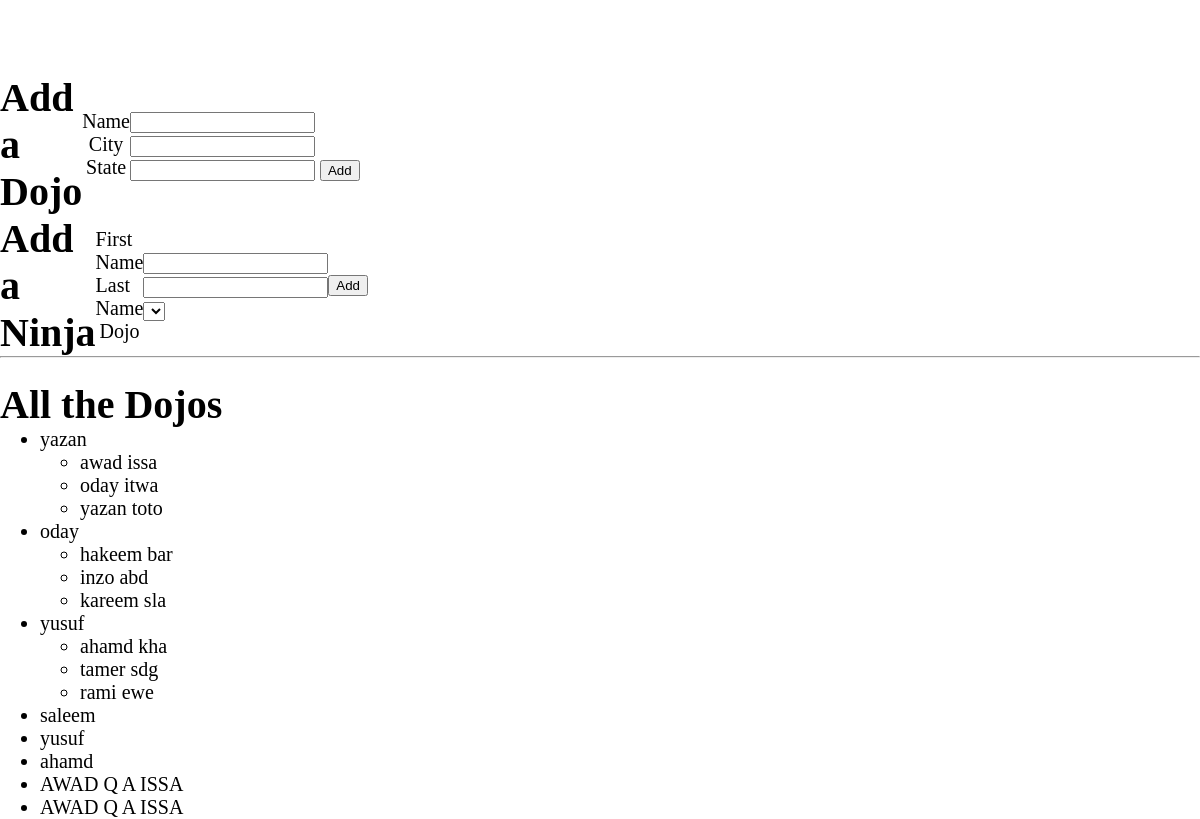
The page / on the database its author committed.
### my_app/models.py (models this page shows)
class dojo(models.Model):
    name = models.CharField(max_length=255)
    city = models.CharField(max_length=255)
    state = models.TextField(max_length=2)

class ninja(models.Model):
    first_name = models.CharField(max_length=255)
    last_name = models.CharField(max_length=255)
    dojo = models.ForeignKey(dojo, related_name="ninjas", on_delete=models.CASCADE)

### my_app/views.py (the view)
# urls.py: path('', views.index),
def index(request):
    context = {
        "dojo_information": models.get_all_dojos(),
        "ninja_information" :models.get_all_ninja()
      }
    return render(request,'index.html',context)

### my_app/models.py (called while the page is built)
def get_all_dojos():
    return dojo.objects.all()

def get_all_ninja():
    return ninja.objects.all()

### my_app/templates/index.html (shortened to what this page needs)
<!DOCTYPE html>
<html lang="en">
  <head>
  </head>
  <body>
    <div class="container">
      <div class="up">
        <div class="leftside">
          <h1>Add a Dojo</h1>
          <div id="label">
            <label for="">Name</label>
            <label for="">City</label>
            <label for="">State</label>
          </div>
          <div id="txt">
            <form action="add_dojo" method="POST">
              <input type="text" name="name" />
              <input type="text" name="city" />
              <input type="text" name="state" />
              <button type="submit" id="btn">Add</button>
            </form>
          </div>
          <br />
        </div>
        <div class="rightside">
          <h1>Add a Ninja</h1>
          <div id="label">
            <label for="">First Name</label>
            <label for="">Last Name</label>
            <label for="">Dojo</label>
          </div>
          <div id="txt">
            <form action="add_ninja" method="POST">
              <input type="text" name="first_name" />
              <input type="text" name="last_name" />
              <select name="dojo_id" id="">
                <option value="{{dojo_id}}">{{dojo.name}}</option>
              </select>
            </form>
          </div>
          <br />
          <button type="submit" id="btn">Add</button>
        </div>
      </div>
      <hr />
      <br />
      <h1>All the Dojos</h1>
      <ul>
        {% for dojo in dojo_information %}
        <li>
          {{ dojo.name }}
          <ul>
            {% for ninja in dojo.ninjas.all %}
            <li>{{ ninja.first_name }} {{ninja.last_name}}</li>
            {% endfor %}
          </ul>
        </li>
        {% endfor %}
      </ul>
    </div>
  </body>
</html>

### my_app/templates/index.html (style rules this page uses)
* { margin: auto; }
.container { margin: auto; margin-top: 74px; font-size: 20px; font-family: cursive; }
.leftside { display: flex; }
.rightside { display: flex; }
#label { display: grid; }
#txt { display: grid; }
.up { display: table-caption; }

### rows shown on the page
dojo: name "yazan"
ninja: first_name "awad", last_name "issa"
ninja: first_name "oday", last_name "itwa"
ninja: first_name "yazan", last_name "toto"
dojo: name "oday"
ninja: first_name "hakeem", last_name "bar"
ninja: first_name "inzo", last_name "abd"
ninja: first_name "kareem", last_name "sla"
dojo: name "yusuf"
ninja: first_name "ahamd", last_name "kha"
ninja: first_name "tamer", last_name "sdg"
ninja: first_name "rami", last_name "ewe"
dojo: name "saleem"
dojo: name "yusuf"
dojo: name "ahamd"
dojo: name "AWAD Q A ISSA"
dojo: name "AWAD Q A ISSA"
